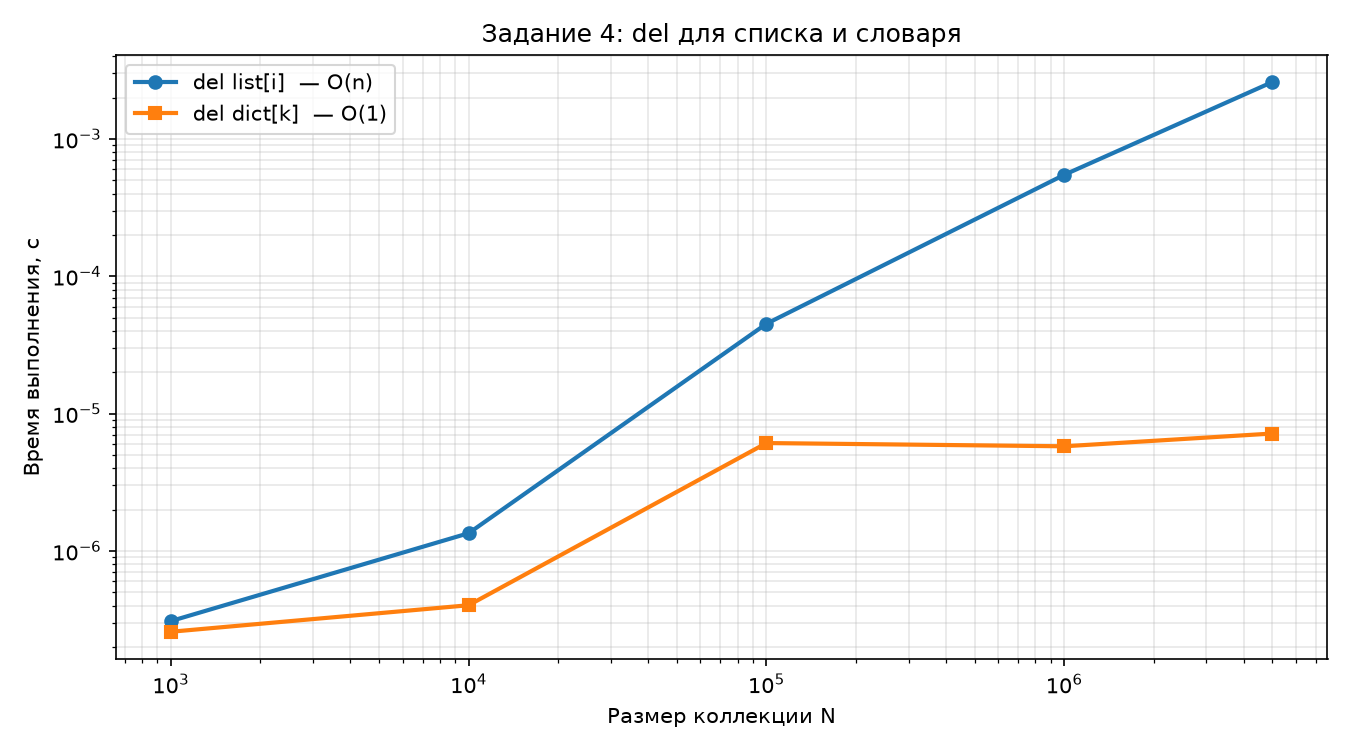

Recreate this plot in Python.
"""
Задание 4.

Сравнение производительности оператора del для списков и словарей.
- del list[i]  -> O(n) (сдвиг элементов)
- del dict[k]  -> O(1) в среднем (хэш-таблица)
"""

import time
import matplotlib.pyplot as plt


def time_del_list(n, reps):
    total = 0.0
    for _ in range(reps):
        lst = list(range(n))
        start = time.perf_counter()
        del lst[n // 2]
        total += time.perf_counter() - start
    return total / reps


def time_del_dict(n, reps):
    total = 0.0
    for _ in range(reps):
        d = {i: i for i in range(n)}
        start = time.perf_counter()
        del d[n // 2]
        total += time.perf_counter() - start
    return total / reps


if __name__ == '__main__':
    sizes = [1_000, 10_000, 100_000, 1_000_000, 5_000_000]
    t_list, t_dict = [], []

    for n in sizes:
        reps = 200 if n <= 100_000 else 20
        t_list.append(time_del_list(n, reps))
        t_dict.append(time_del_dict(n, reps))

    plt.figure(figsize=(9, 5))
    plt.plot(sizes, t_list, marker='o', linewidth=2, label='del list[i]  — O(n)')
    plt.plot(sizes, t_dict, marker='s', linewidth=2, label='del dict[k]  — O(1)')
    plt.xlabel('Размер коллекции N')
    plt.ylabel('Время выполнения, с')
    plt.title('Задание 4: del для списка и словаря')
    plt.xscale('log')
    plt.yscale('log')
    plt.legend()
    plt.grid(True, which='both', alpha=0.3)
    plt.tight_layout()
    plt.savefig('task4.png', dpi=150)
    plt.show()

    for n, tl, td in zip(sizes, t_list, t_dict):
        print(f"N={n:>9}: list={tl:.3e} c, dict={td:.3e} c")
